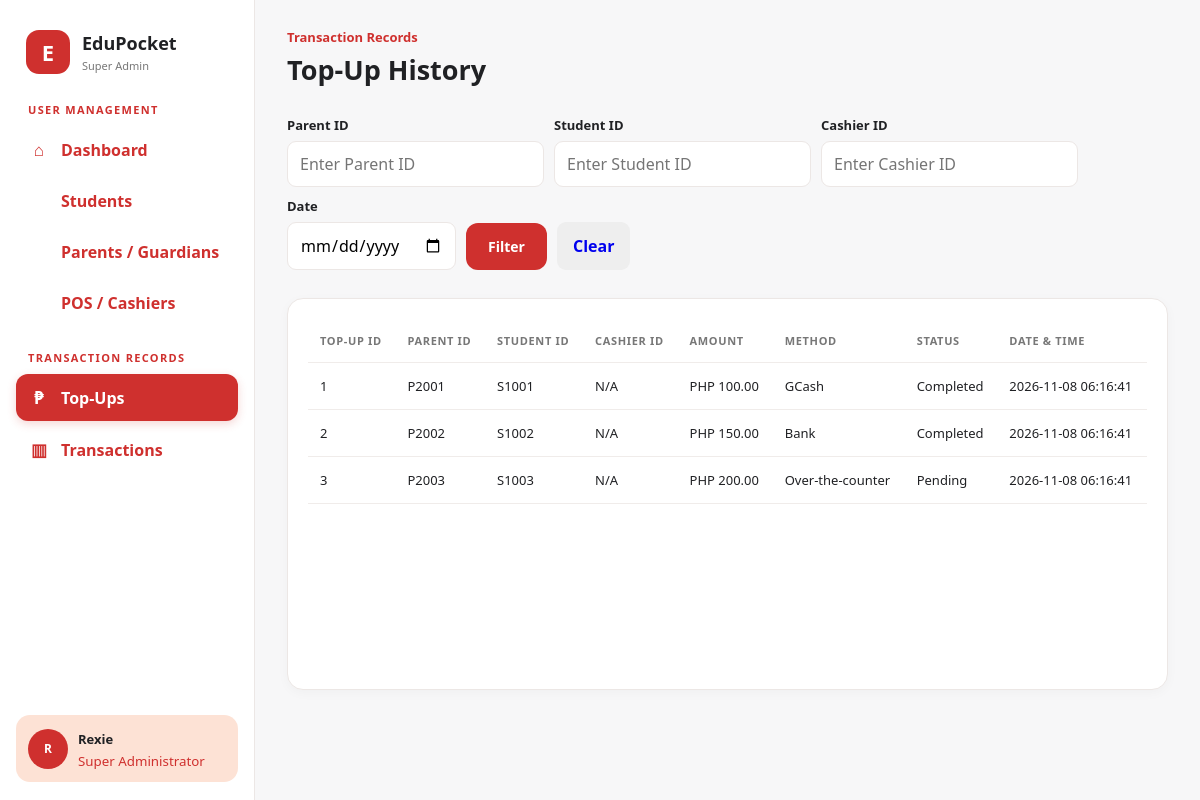
The page /school-superadmin/topups.php on the database its author committed.
### tables this page shows
CREATE TABLE `topups` (
  `topup_id` int(11) NOT NULL,
  `transaction_id` int(11) DEFAULT NULL,
  `parent_id` varchar(20) DEFAULT NULL,
  `student_num` varchar(20) NOT NULL,
  `amount` decimal(10,2) NOT NULL,
  `method` enum('Bank','GCash','Maya','Over-the-counter') NOT NULL,
  `status` enum('Pending','Completed') NOT NULL DEFAULT 'Pending',
  `date_time` datetime NOT NULL DEFAULT current_timestamp()
);

### school-superadmin/topups.php (the view, shortened to what this page needs)
<?php
require_once "db.php";
$parentId = trim($_GET['parent_id'] ?? '');
$studentId = trim($_GET['student_id'] ?? '');
$cashierId = trim($_GET['cashier_id'] ?? '');
$date = trim($_GET['date'] ?? '');
$topupsQuery = "
    SELECT
        t.topup_id,
        t.transaction_id,
        t.parent_id,
        tr.cashier_id,
        t.student_num,
        t.amount,
        t.method,
        t.status,
        t.date_time
    FROM topups t
    LEFT JOIN transactions tr
        ON t.transaction_id = tr.transaction_id
    WHERE 1=1
";
$topupsQuery .= " ORDER BY t.date_time DESC";
$stmt = $conn->prepare($topupsQuery);
$stmt->execute();
$topupsResult = $stmt->get_result();
?>
<!DOCTYPE html>
<html lang="en">
<head>
    <link
        rel="stylesheet"
        href="style.css"
    >
</head>
<body>
<div class="app">
    <aside class="sidebar">
        <div class="brand">
            <div class="logo">
                E
            </div>
            <div>
                <div class="brand-title">
                    EduPocket
                </div>
                <span class="brand-subtitle">
                    Super Admin
                </span>
            </div>
        </div>
        <div class="nav-title">
            User Management
        </div>
        <nav class="nav">
            <button
                onclick="window.location.href='index.php'"
            >
                <span class="nav-icon">⌂</span>
                Dashboard
            </button>
            <button
                onclick="window.location.href='students.php'"
            >
                Students
            </button>
            <button
                onclick="window.location.href='parents.php'"
            >
                Parents / Guardians
            </button>
            <button
                onclick="window.location.href='pos_cashiers.php'"
            >
                POS / Cashiers
            </button>
        </nav>
        <div class="nav-title finance-title">
            Transaction Records
        </div>
        <nav class="nav">
            <button
                class="active"
                onclick="window.location.href='topups.php'"
            >
                <span class="nav-icon">₱</span>
                Top-Ups
            </button>
            <button
                onclick="window.location.href='transactions.php'"
            >
                <span class="nav-icon">▥</span>
                Transactions
            </button>
        </nav>
        <div class="sidebar-footer">
            <div class="admin-card">
                <div class="avatar">
                    R
                </div>
                <div>
                    <strong>
                        Rexie
                    </strong>
                    <small>
                        Super Administrator
                    </small>
                </div>
            </div>
        </div>
    </aside>
    <main style="width:100%;">
        <div class="topbar">
            <div>
                <div class="eyebrow">
                    Transaction Records
                </div>
                <h1>
                    Top-Up History
                </h1>
            </div>
        </div>
        <div
            style="
                padding: 0px 0px 10px 0px;
            "
        >
            <form
                method="GET"
                style="
                    display:flex;
                    gap:10px;
                    align-items:flex-end;
                    flex-wrap:wrap;
                "
            >
                <div
                    class="form-group"
                    style="margin:0;"
                >
                    <label>
                        Parent ID
                    </label>
                    <input
                        type="text"
                        name="parent_id"
                        placeholder="Enter Parent ID"
                        value="<?php
                            echo htmlspecialchars(
                                $parentId
                            );
                        ?>"
                    >
                </div>
                <div
                    class="form-group"
                    style="margin:0;"
                >
                    <label>
                        Student ID
                    </label>
                    <input
                        type="text"
                        name="student_id"
                        placeholder="Enter Student ID"
                        value="<?php
                            echo htmlspecialchars(
                                $studentId
                            );
                        ?>"
                    >
                </div>
                <div
                    class="form-group"
                    style="margin:0;"
                >
                    <label>
                        Cashier ID
                    </label>
                    <input
                        type="text"
                        name="cashier_id"
                        placeholder="Enter Cashier ID"
                        value="<?php echo htmlspecialchars($cashierId); ?>"
                    >
                </div>
                <div
                    class="form-group"
                    style="margin:0;"
                >
                    <label>
                        Date
                    </label>
                    <input
                        type="date"
                        name="date"
                        value="<?php
                            echo htmlspecialchars(
                                $date
                            );
                        ?>"
                    >
                </div>
                <button
                    type="submit"
                    class="add-student-btn"
                >
                    Filter
                </button>
                <a
                    href="topups.php"
                    class="cancel-btn"
                    style="
                        text-decoration:none;
                        display:flex;
                        align-items:center;
                        justify-content:center;
                        height:48px;
                        box-sizing:border-box;
                    "
                >
                    Clear
                </a>
            </form>
        </div>
        <section class="card table-card">
            <div class="table-wrapper">
                <table id="usersTable">
                    <thead>
                        <tr>
                            <th>
                                Top-Up ID
                            </th>
                            <th>
                                Parent ID
                            </th>
                            <th>
                                Student ID
                            </th>
                            <th>
                                Cashier ID
                            </th>
                            <th>
                                Amount
                            </th>
                            <th>
                                Method
                            </th>
                            <th>
                                Status
                            </th>
                            <th>
                                Date & Time
                            </th>
                        </tr>
                    </thead>
                    <tbody>
                    <?php if ($topupsResult->num_rows > 0): ?>
                        <?php while (
                            $topup =
                                $topupsResult->fetch_assoc()
                        ): ?>
                            <tr>
                                <td>
                                    <?php
                                    echo htmlspecialchars(
                                        $topup['topup_id']
                                    );
                                    ?>
                                </td>
                                <td>
                                    <?php
                                    echo htmlspecialchars(
                                        $topup['parent_id']
                                            ?? 'N/A'
                                    );
                                    ?>
                                </td>
                                <td>
                                    <?php
                                    echo htmlspecialchars(
                                        $topup['student_num']
                                    );
                                    ?>
                                </td>
                                <td>
                                    <?php
                                    echo htmlspecialchars($topup['cashier_id'] ?? 'N/A');
                                    ?>
                                </td>
                                <td>
                                    PHP
                                    <?php
                                    echo number_format(
                                        (float)$topup['amount'],
                                        2
                                    );
                                    ?>
                                </td>
                                <td>
                                    <?php
                                    echo htmlspecialchars(
                                        $topup['method']
                                    );
                                    ?>
                                </td>
                                <td>
                                    <?php
                                    echo htmlspecialchars(
                                        $topup['status']
                                    );
                                    ?>
                                </td>
                                <td>
                                    <?php
                                    echo htmlspecialchars(
                                        $topup['date_time']
                                    );
                                    ?>
                                </td>
                            </tr>
                        <?php endwhile; ?>
                    <?php endif; ?>
                    </tbody>
                </table>
            </div>
        </section>
    </main>
</div>
</body>
</html>

### school-superadmin/style.css (style rules this page uses)
:root { --red: #cf302e; --deep-red: #a92323; --light-red: #f8d7d7; --pastel-red: #fde2d5; --background: #f7f7f8; --white: #ffffff; --text: #202124; --muted: #777; --border: #ece7e5; --green: #2b9348; --yellow: #a56d00; }
* { box-sizing: border-box; }
body { margin: 0; font-family: "Segoe UI", Arial, sans-serif; background: var(--background); color: var(--text); }
button, input { font: inherit; }
.app { display: flex; min-height: 100vh; }
.sidebar { width: 255px; height: 100vh; position: fixed; top: 0; left: 0; background: var(--white); border-right: 1px solid var(--border); padding: 24px 16px; z-index: 100; }
.brand { display: flex; align-items: center; gap: 12px; padding: 6px 10px 28px; }
.logo { width: 44px; height: 44px; border-radius: 13px; background: var(--red); color: var(--white); display: flex; align-items: center; justify-content: center; font-size: 22px; font-weight: 800; }
.brand-title { color: var(--text); font-size: 18px; font-weight: 700; }
.brand-subtitle { display: block; color: var(--muted); font-size: 11px; margin-top: 3px; }
.nav-title { padding: 0 12px 9px; color: var(--red); font-size: 11px; font-weight: 700; text-transform: uppercase; letter-spacing: 0.12em; }
.finance-title { margin-top: 24px; }
.nav { display: grid; gap: 5px; }
.nav button { width: 100%; border: none; background: transparent; display: flex; align-items: center; gap: 12px; padding: 12px 13px; border-radius: 12px; color: var(--red); text-align: left; cursor: pointer; font-weight: 600; transition: 0.2s; }
.nav button.active { background: var(--red); color: var(--white); font-weight: 700; box-shadow: 0 3px 10px rgba(207, 48, 46, 0.2); }
.nav-icon { width: 20px; text-align: center; font-size: 17px; }
.sidebar-footer { position: absolute; left: 16px; right: 16px; bottom: 18px; }
.admin-card { display: flex; align-items: center; gap: 10px; padding: 12px; background: var(--pastel-red); border-radius: 14px; }
.avatar { width: 36px; height: 36px; border-radius: 50%; background: #d7d7d7; display: flex; align-items: center; justify-content: center; color: var(--white); font-size: 12px; font-weight: 700; flex-shrink: 0; }
.admin-card .avatar { background: var(--red); }
.admin-card strong { color: var(--text); font-size: 13px; }
.admin-card small { display: block; margin-top: 3px; color: var(--red); }
main { width: calc(100% - 255px); margin-left: 255px; padding: 28px 32px 40px; }
.topbar { display: flex; align-items: center; justify-content: space-between; margin-bottom: 28px; }
.eyebrow { color: var(--red); font-size: 13px; font-weight: 600; margin-bottom: 5px; }
h1 { margin: 0; font-size: 27px; }
.card { background: var(--white); border: 1px solid var(--border); border-radius: 16px; padding: 20px; box-shadow: 0 3px 12px rgba(30, 20, 20, 0.03); }
.add-student-btn { border: none; background: var(--red); color: var(--white); padding: 14px 22px; border-radius: 12px; font-size: 14px; font-weight: 600; cursor: pointer; display: flex; align-items: center; justify-content: center; gap: 8px; transition: 0.2s; }
.table-card { margin-top: 18px; }
.table-wrapper { height: 350px; overflow-y: auto; overflow-x: auto; border-radius: 10px; }
table { width: 100%; min-width: 700px; border-collapse: collapse; }
.table-wrapper thead { position: sticky; top: 0; z-index: 10; background: var(--white); }
.table-wrapper th { background: var(--white); }
th, td { padding: 14px 12px; border-bottom: 1px solid #f0ecea; text-align: left; font-size: 13px; }
th { color: var(--muted); font-size: 11px; font-weight: 700; text-transform: uppercase; letter-spacing: 0.06em; }
tbody tr { transition: 0.2s; }
.form-group { display: flex; flex-direction: column; margin-bottom: 15px; }
.form-group label { margin-bottom: 7px; font-size: 13px; font-weight: 600; }
.form-group input { width: 100%; padding: 11px 12px; border: 1px solid var(--border); border-radius: 9px; outline: none; transition: 0.2s; }
.cancel-btn { border: none; background: #eeeeee; padding: 10px 16px; border-radius: 9px; cursor: pointer; font-weight: 600; transition: 0.2s; }
.avatar { width: 40px; height: 40px; border-radius: 50%; background: var(--pastel-red); display: flex; align-items: center; justify-content: center; font-weight: 700; }

### rows shown on the page
topups: topup_id "1", parent "P2001", student_num "S1001", cashier_id "N/A", amount "100.00", method "GCash", status "Completed", date_time "2026-11-08 06:16:41"
topups: topup_id "2", parent "P2002", student_num "S1002", cashier_id "N/A", amount "150.00", method "Bank", status "Completed", date_time "2026-11-08 06:16:41"
topups: topup_id "3", parent "P2003", student_num "S1003", cashier_id "N/A", amount "200.00", method "Over-the-counter", status "Pending", date_time "2026-11-08 06:16:41"
